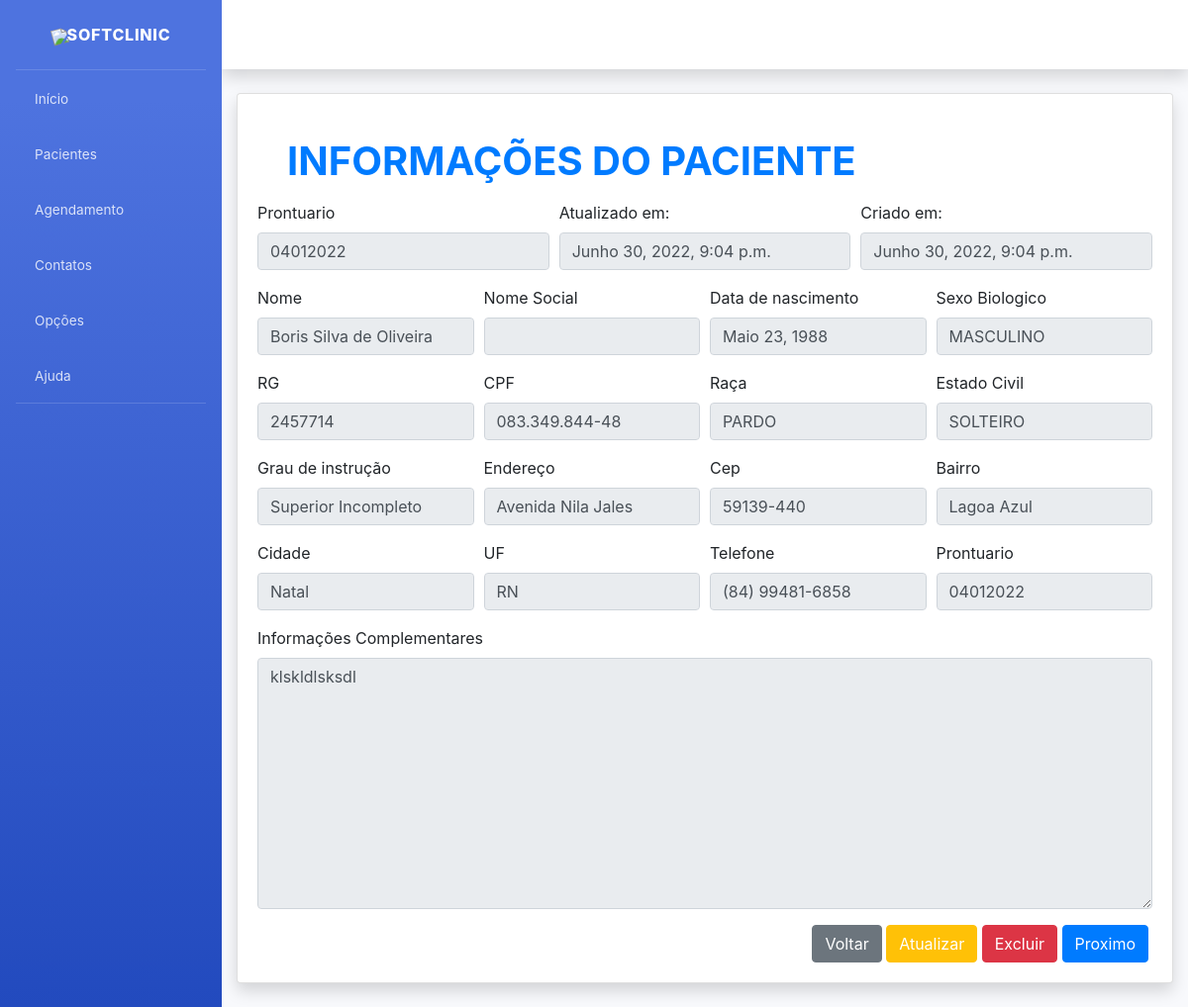
The app's page /pacientes/detalhes/3/ (signed in) with its own data.
### pacientes/models.py (models this page shows, shortened)
class Paciente(models.Model):
    created_at = models.DateTimeField(auto_now_add=True)
    updated_at = models.DateTimeField(auto_now=True)
    nome = models.CharField(verbose_name="Nome", max_length=200)
    nome_social = models.CharField(verbose_name="Nome Social", max_length=200, blank=True)
    data_nascimento = models.DateField(verbose_name="Data de Nascimento", auto_now=False, auto_now_add=False)
    sexo_biologico = models.CharField(verbose_name="Sexo Biologico", max_length=200, blank=True)
    rg = models.CharField(verbose_name="RG", max_length=200, blank=True)
    cpf = models.CharField(verbose_name="CPF", max_length=200)
    raca = models.CharField(verbose_name="Raça", max_length=200)
    estado_civil = models.CharField(verbose_name="Estado Civil", max_length=200)
    grau_instrucao = models.CharField(verbose_name="Grau de Instrução", max_length=200)
    endereco = models.CharField(verbose_name="Endereço", max_length=200)
    cep = models.CharField(verbose_name="CEP", max_length=200)
    bairro = models.CharField(verbose_name="Bairro", max_length=200)
    cidade = models.CharField(verbose_name="Cidade", max_length=200)
    uf = models.CharField(verbose_name="UF", max_length=2)
    telefone_celular = models.CharField(verbose_name="Telefone Celular", max_length=200)
    informacoes_complementares = models.TextField(verbose_name="Informações Complementares")

### prontuario/models.py (models this page shows)
class Prontuario(models.Model):
    paciente = models.OneToOneField(Paciente, on_delete=models.CASCADE)
    num_prontuario = models.CharField("NumProntuario", max_length=200)
    def __str__(self):
        return self.num_prontuario

### pacientes/views.py (the view)
# urls.py: path("pacientes/detalhes/<int:pk>/", paciente_detalhes, name="paciente_detalhes"),
@login_required
def paciente_detalhes(request, pk=None):
    instance = Paciente.objects.get(pk=pk)
    prontuario = Prontuario.objects.get(pk=pk)
    context = {
            'object': instance,
            'prontuario': prontuario,
    }
    return render(request, 'pacientes/paciente_detalhes2.html', context)

### pacientes/templates/pacientes/paciente_detalhes2.html (shortened to what this page needs)
{% extends "pacientes/base.html" %}
{% load static %}
{% load crispy_forms_tags %}
{% block content %}
<div class="container">
    <div class="card shadow mb-4">
        <div class="card-body"><br>
            <h1 class="mb-3 text-primary">
                <b>INFORMAÇÕES DO PACIENTE</b>
            </h1>
            <form>
                <div class="form-row">
                   <div class="form-group col-md-4">
                        <label>Prontuario</label>
                        <input type="text" class="form-control" value="{{ object.prontuario }}" disabled>
                    </div>
                   <div class="form-group col-md-4">
                        <label>Atualizado em:</label>
                        <input type="text" class="form-control" value="{{ object.updated_at}}"  disabled>
                   </div>
                   <div class="form-group col-md-4">
                        <label>Criado em:</label>
                        <input type="text" class="form-control" value="{{ object.created_at}}"  disabled>
                   </div>
                </div>
                <div class="form-row">
                    <div class="form-group col-md-3">
                        <label>Nome</label>
                        <input type="text" class="form-control" value="{{ object.nome}}" name="nome" disabled>
                    </div>
                    <div class="form-group col-md-3">
                        <label>Nome Social</label>
                        <input type="text" class="form-control" value="{{ object.nome_social}}" name="nome_social" disabled>
                    </div>
                    <div class="form-group col-md-3">
                        <label>Data de nascimento</label>
                        <input type="text" class="form-control" value="{{ object.data_nascimento }}" disabled>
                    </div>
                    <div class="form-group col-md-3">
                        <label>Sexo Biologico</label>
                        <input type="text" class="form-control" value="{{ object.sexo_biologico }}" disabled>
                    </div>
                </div>
                <div class="form-row">
                    <div class="form-group col-md-3">
                        <label>RG</label>
                        <input type="text" class="form-control" value="{{ object.rg}}" disabled>
                    </div>
                    <div class="form-group col-md-3">
                        <label>CPF</label>
                        <input type="text" class="form-control" value="{{ object.cpf }}" disabled>
                    </div>
                    <div class="form-group col-md-3">
                        <label>Raça</label>
                        <input type="text" class="form-control" value="{{ object.raca}}" disabled>
                    </div>
                    <div class="form-group col-md-3">
                        <label>Estado Civil</label>
                        <input type="text" class="form-control" value="{{ object.estado_civil }}" disabled>
                    </div>
                </div>
                <div class="form-row">
                    <div class="form-group col-md-3">
                        <label>Grau de instrução</label>
                        <input type="text" class="form-control" value="{{ object.grau_instrucao }}" disabled>
                    </div>
                    <div class="form-group col-md-3">
                        <label>Endereço</label>
                        <input type="text" class="form-control" value="{{ object.endereco }}" disabled>
                    </div>
                    <div class="form-group col-md-3">
                        <label>Cep</label>
                        <input type="text" class="form-control" value="{{ object.cep}}" disabled>
                    </div>
                    <div class="form-group col-md-3">
                        <label>Bairro</label>
                        <input type="text" class="form-control" value="{{ object.bairro }}" disabled>
                    </div>
                </div>
                <div class="form-row">
                    <div class="form-group col-md-3">
                        <label>Cidade</label>
                        <input type="text" class="form-control" value="{{ object.cidade }}" disabled>
                    </div>
                    <div class="form-group col-md-3">
                        <label>UF</label>
                        <input type="text" class="form-control" value="{{ object.uf }}" disabled>
                    </div>
                    <div class="form-group col-md-3">
                        <label>Telefone</label>
                        <input type="text" class="form-control" value="{{ object.telefone_celular }}" disabled>
                    </div>
                    <div class="form-group col-md-3">
                        <label>Prontuario</label>
                        <input type="text" class="form-control" value="{{ prontuario }}" disabled>
                    </div>
                    <div class="form-group col-md-12">
                        <label>Informações Complementares</label>
                        <textarea type="textarea" cols="40" rows="10" class="textarea form-control" value="{{ object.informacoes_complementares }}" disabled>{{ object.informacoes_complementares }}</textarea>
                    </div>
                </div>
            </form>
            <div class="mr-1 text-right">
                <a href="{% url 'pacientes' %}" class="btn btn-secondary text-white" type="button">
                    <span class="text">Voltar</span>
                </a>
                <a href="{% url 'paciente_editar' object.pk %}" class="btn btn-warning text-white" type="button">
                    <span class="text">Atualizar</span>
                </a>
                <a href="{% url 'paciente_delete' object.pk %}" class="btn btn-danger text-white" type="button">
                    <span class="text">Excluir</span>
                </a>
                <a href="{% url 'anamnese_detalhes' object.pk %}" class="btn btn-primary text-white" type="button">
                    <span class="text">Proximo</span>
                </a>
            </div>
        </div>
    </div>
</div>
</div>
{% endblock content %}

### static/css/styles.css (style rules this page uses)
h1 { color: navy; margin-left: 30px; }

### records on screen
Paciente: prontuario "04012022", updated_at "Junho 30, 2022, 9:04 p.m.", created_at "Junho 30, 2022, 9:04 p.m.", nome "Boris Silva de Oliveira", data_nascimento "Maio 23, 1988", sexo_biologico "MASCULINO", rg "2457714", cpf "083.349.844-48", raca "PARDO", estado_civil "SOLTEIRO", grau_instrucao "Superior Incompleto", endereco "Avenida Nila Jales", cep "59139-440", bairro "Lagoa Azul", cidade "Natal", uf "RN", telefone_celular "(84) 99481-6858", informacoes_complementares "klskldlsksdl"
Prontuario: num_prontuario "04012022"
